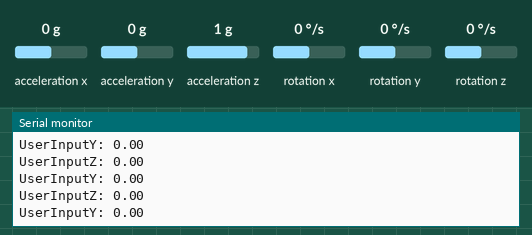
Simulated run of this sketch. Board: Arduino Uno, built with avr-gcc and run on an emulated ATmega328P. Shown: the last lines printed to the serial monitor. The inputs (shaded band) are chosen by the test bench; at power-on: acceleration x 0 g, acceleration y 0 g, acceleration z 1 g, rotation x 0 °/s, rotation y 0 °/s, rotation z 0 °/s.

Above: at 4.2 s.
4.3 s: acceleration x set to -1.4 g
At 5.2 s:
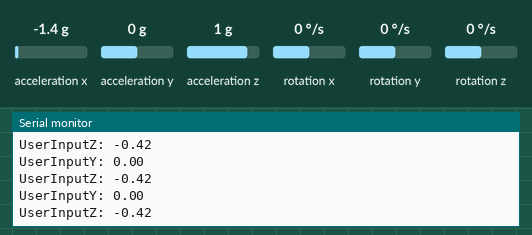
5.8 s: acceleration y set to -1.4 g
At 6.4 s:
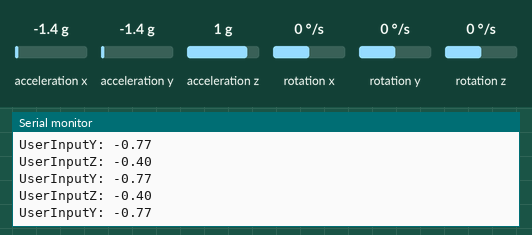
7.3 s: acceleration z set to -1.4 g
At 8.0 s:
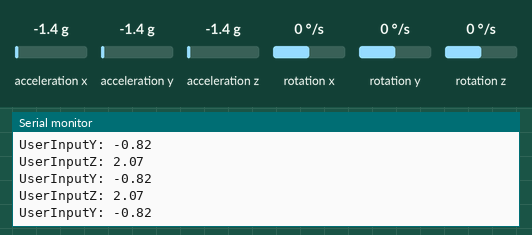
Timing chart, 0 to 10.3 s (numbered marks = the images above; inputs shaded):
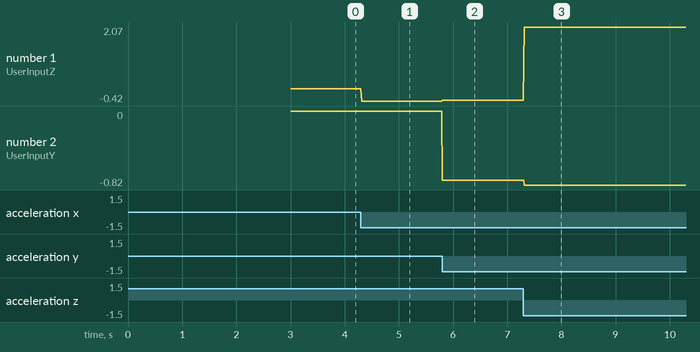

The sketch:

app.ino
```cpp
#include <MPU6050_tockn.h>
#include <Wire.h>

MPU6050 mpu6050(Wire);

long timer = 0;

void setup()
{
  Serial.begin(250000);
  Wire.begin();
  mpu6050.begin();
  mpu6050.calcGyroOffsets(true);
}

void loop()
{
  mpu6050.update();

if (millis() - timer > 10)
{
    float userInputZ = cos(mpu6050.getAngleX() / 180.0f * PI) * cos(mpu6050.getAngleY() / 180.0f * PI) - mpu6050.getAccZ();
    float userInputY = mpu6050.getAccY() - sin(mpu6050.getAngleX() / 180.0f * PI);
    Serial.print("UserInputZ: ");
    Serial.println(userInputZ);
    Serial.print("UserInputY: ");
    Serial.println(userInputY);
    timer = millis();
}

  //}
  // if (millis() - timer > 300)
  // {

  //   Serial.println("=======================================================");
  //   Serial.print("accX : ");
  //   Serial.print(mpu6050.getAccX());
  //   Serial.print("\taccY : ");
  //   Serial.print(mpu6050.getAccY());
  //   Serial.print("\taccZ : ");
  //   Serial.println(mpu6050.getAccZ());
  //   Serial.print("angleX : ");
  //   Serial.print(mpu6050.getAngleX());
  //   Serial.print("\tangleY : ");
  //   Serial.print(mpu6050.getAngleY());
  //   Serial.print("\tangleZ : ");
  //   Serial.println(mpu6050.getAngleZ());
  //   Serial.println("=======================================================\n");
  //   float userInputZ = cos(mpu6050.getAngleX() / 180.0f * PI) * cos(mpu6050.getAngleY() / 180.0f * PI) - mpu6050.getAccZ();
  //   Serial.print("UserInputZ: ");
  //   Serial.println(userInputZ);
  //   float userInputY = mpu6050.getAccY() - sin(mpu6050.getAngleX() / 180.0f * PI);
  //   Serial.print("UserInputY: ");
  //   Serial.println(userInputY);
  //   timer = millis();
  // }
}

// void setup()
// {
//   Wire.begin();

//   Serial.begin(9600);
//   Serial.println("\nI2C Scanner");
// }

// void loop()
// {
//   byte error, address;
//   int nDevices;

//   Serial.println("Scanning...");

//   nDevices = 0;
//   for (address = 1; address < 127; address++)
//   {
// //     The i2c_scanner uses the return value of
// //     the Write.endTransmisstion to see if
// //     a device did acknowledge to the address.
//     Wire.beginTransmission(address);
//     error = Wire.endTransmission();

//     if (error == 0)
//     {
//       Serial.print("I2C device found at address 0x");
//       if (address < 16)
//         Serial.print("0");
//       Serial.print(address, HEX);
//       Serial.println("  !");

//       nDevices++;
//     }
//     else if (error == 4)
//     {
//       Serial.print("Unknow error at address 0x");
//       if (address < 16)
//         Serial.print("0");
//       Serial.println(address, HEX);
//     }
//   }
//   if (nDevices == 0)
//     Serial.println("No I2C devices found\n");
//   else
//     Serial.println("done\n");

//   delay(5000); // wait 5 seconds for next scan
// }
```

Measured:
- after the input at 4.3 s, the serial monitor: prints a new line at once (image 1)
- after the input at 5.8 s, the serial monitor: prints a new line at once (image 2)
- after the input at 7.3 s, the serial monitor: prints a new line at once (image 3)
- plotted number 1: 0 → -0.42 after the input at 4.3 s, -0.42 → -0.4 after the input at 5.8 s, -0.4 → 2.07 after the input at 7.3 s
- plotted number 2: 0 → -0.77 after the input at 5.8 s, -0.77 → -0.82 after the input at 7.3 s
